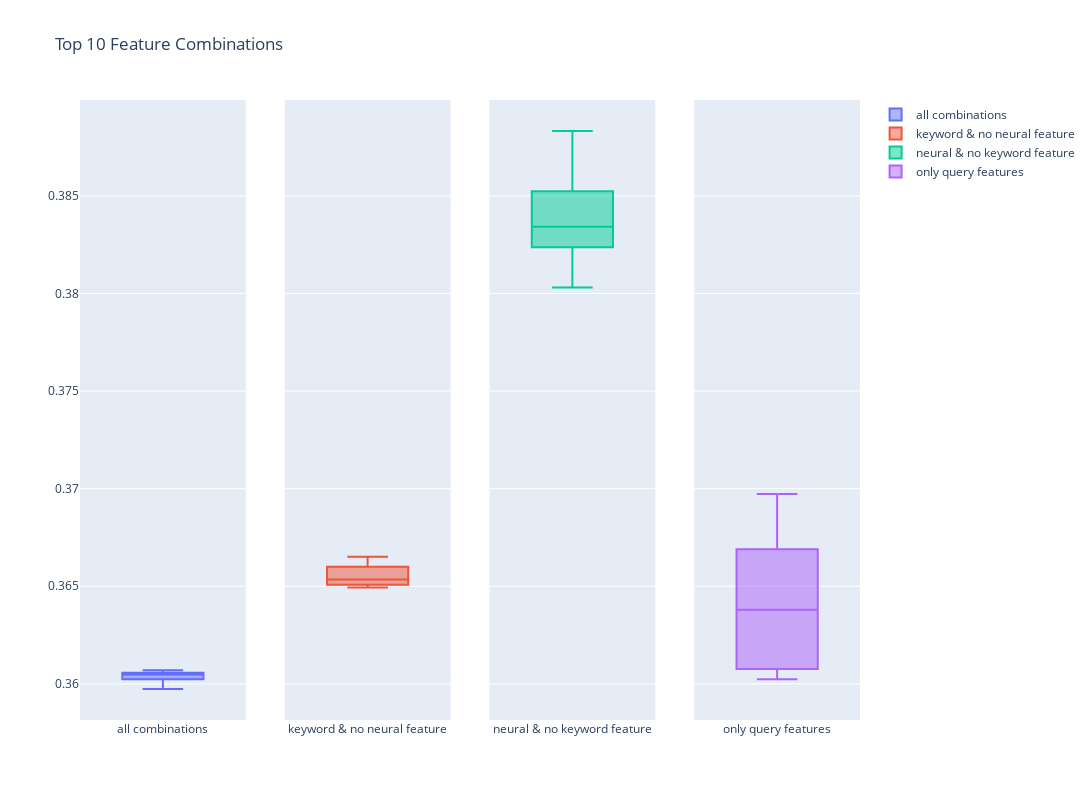

Notebook source saved alongside this figure:
### Code cell
fig = make_subplots(rows=1, cols=4, shared_yaxes=True)

fig.add_trace(go.Box(y=df_agg_metrics.sort_values(by=['mean_rmse']).head(10)['mean_rmse'],
                     name="all combinations"),
              row=1, col=1)

fig.add_trace(go.Box(y=df_agg_metrics[(df_agg_metrics['keyword_f'] == True) & (df_agg_metrics['neural_f'] == False)].sort_values(by=['mean_rmse']).head(10)['mean_rmse'],
                    name="keyword & no neural feature"),
              row=1, col=2)

fig.add_trace(go.Box(y=df_agg_metrics[(df_agg_metrics['neural_f'] == True) & (df_agg_metrics['keyword_f'] == False)].sort_values(by=['mean_rmse']).head(10)['mean_rmse'],
                    name="neural & no keyword feature"),
              row=1, col=3)

fig.add_trace(go.Box(y=df_agg_metrics[(df_agg_metrics['query_f'] == True) &(df_agg_metrics['keyword_f'] == False) & (df_agg_metrics['neural_f'] == False)].sort_values(by=['mean_rmse']).head(10)['mean_rmse'],
                    name="only query features"),
              row=1, col=4)

fig.update_layout(height=800, width=1100,
                  title_text="Top 10 Feature Combinations")
fig.show()

### Figure 1 — Plotly figure (JSON) as saved in the notebook; plotly's stock layout.template omitted (floating-point values rounded to 4 significant figures)
{"data": [{"name": "all combinations", "type": "box", "xaxis": "x", "y": [0.3597, 0.3602, 0.3602, 0.3604, 0.3605, 0.3605, 0.3605, 0.3606, 0.3606, 0.3607], "yaxis": "y"}, {"name": "keyword & no neural feature", "type": "box", "xaxis": "x2", "y": [0.3649, 0.3651, 0.3651, 0.3652, 0.3653, 0.3654, 0.3658, 0.366, 0.3664, 0.3665], "yaxis": "y2"}, {"name": "neural & no keyword feature", "type": "box", "xaxis": "x3", "y": [0.3803, 0.3814, 0.3824, 0.3825, 0.3834, 0.3834, 0.3851, 0.3852, 0.3882, 0.3883], "yaxis": "y3"}, {"name": "only query features", "type": "box", "xaxis": "x4", "y": [0.3602, 0.3605, 0.3608, 0.3614, 0.3632, 0.3644, 0.3655, 0.3669, 0.3692, 0.3697], "yaxis": "y4"}], "layout": {"height": 800, "title": {"text": "Top 10 Feature Combinations"}, "width": 1100, "xaxis": {"anchor": "y", "autorange": true, "domain": [0, 0.2125], "range": [-0.5, 0.5], "type": "category"}, "xaxis2": {"anchor": "y2", "autorange": true, "domain": [0.2625, 0.475], "range": [-0.5, 0.5], "type": "category"}, "xaxis3": {"anchor": "y3", "autorange": true, "domain": [0.525, 0.7375], "range": [-0.5, 0.5], "type": "category"}, "xaxis4": {"anchor": "y4", "autorange": true, "domain": [0.7875, 1], "range": [-0.5, 0.5], "type": "category"}, "yaxis": {"anchor": "x", "autorange": true, "domain": [0, 1], "range": [0.3581, 0.3899], "type": "linear"}, "yaxis2": {"anchor": "x2", "autorange": true, "domain": [0, 1], "matches": "y", "range": [0.3581, 0.3899], "showticklabels": false, "type": "linear"}, "yaxis3": {"anchor": "x3", "autorange": true, "domain": [0, 1], "matches": "y", "range": [0.3581, 0.3899], "showticklabels": false, "type": "linear"}, "yaxis4": {"anchor": "x4", "autorange": true, "domain": [0, 1], "matches": "y", "range": [0.3581, 0.3899], "showticklabels": false, "type": "linear"}}}
